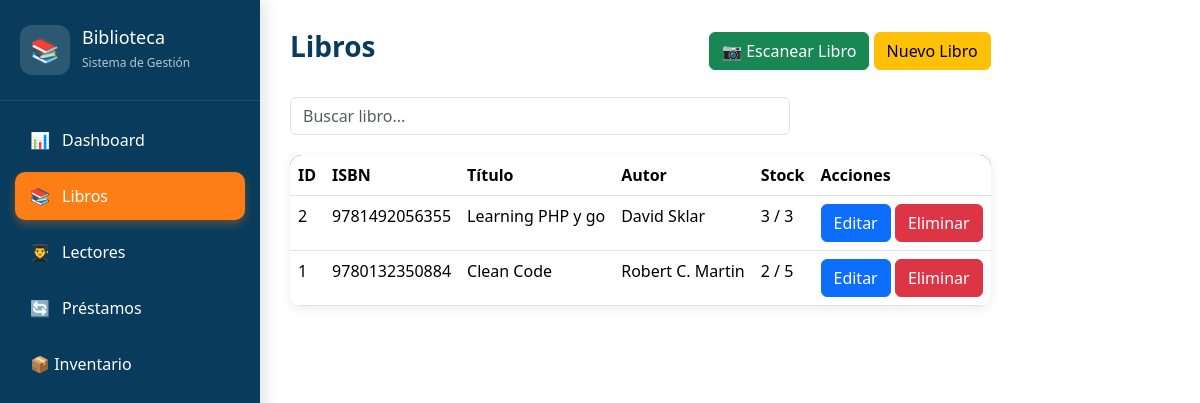
The page /biblioteca/public/index.php?url=libros on the database as committed earlier.
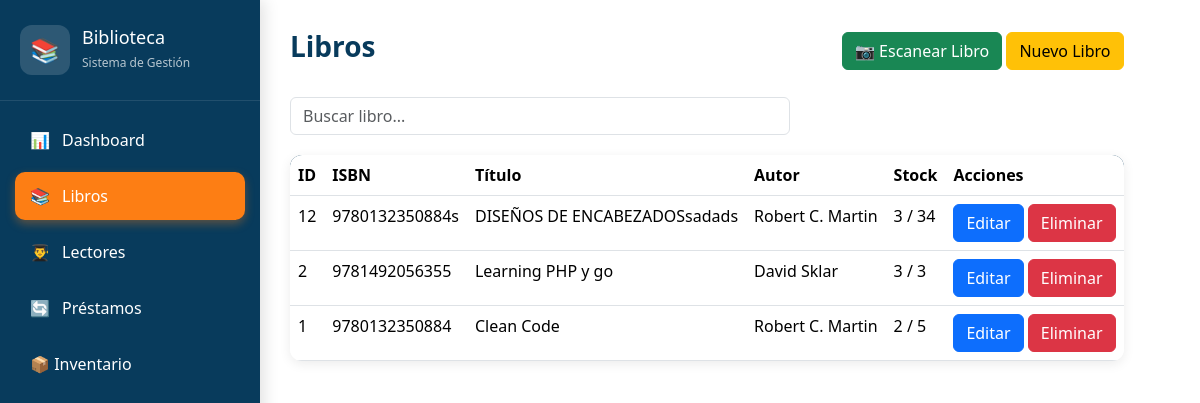
The same page on the database as committed later.
### tables this page shows
CREATE TABLE `libros` (
  `id` int(11) NOT NULL,
  `isbn` varchar(20) DEFAULT NULL,
  `titulo` varchar(255) NOT NULL,
  `autor` varchar(255) NOT NULL,
  `editorial` varchar(255) DEFAULT NULL,
  `anio_publicacion` year(4) DEFAULT NULL,
  `categoria_id` int(11) DEFAULT NULL,
  `cantidad_total` int(11) NOT NULL DEFAULT 0,
  `cantidad_disponible` int(11) NOT NULL DEFAULT 0,
  `ubicacion` varchar(100) DEFAULT NULL,
  `portada` varchar(255) DEFAULT NULL,
  `estado` enum('Disponible','Agotado') DEFAULT 'Disponible',
  `fecha_registro` timestamp NOT NULL DEFAULT current_timestamp()
);

### biblioteca/app/controllers/LibroController.php (called while the page is built, shortened)
<?php
require_once '../app/models/Libro.php';
class LibroController
{
    public function index()
    {
        $libro = new Libro();
        $libros = $libro->obtenerTodos();
        require '../app/views/libros/index.php';
    }
}

### biblioteca/config/database.php (called while the page is built)
<?php
class Database
{
    private static $host = "localhost";
    private static $dbname = "biblioteca";
    private static $user = "root";
    private static $pass = "";
    public static function connect()
    {
        try {
            $pdo = new PDO(
                "mysql:host=" . self::$host . ";dbname=" . self::$dbname . ";charset=utf8",
                self::$user,
                self::$pass
            );
            $pdo->setAttribute(PDO::ATTR_ERRMODE, PDO::ERRMODE_EXCEPTION);
            return $pdo;
        } catch (PDOException $e) {
            die("Error de conexión: " . $e->getMessage());
        }
    }
}

### biblioteca/app/models/Libro.php (called while the page is built, shortened)
<?php
require_once '../config/database.php';
class Libro
{
    private $db;
    public function __construct()
    {
        $this->db = Database::connect();
    }
    public function obtenerTodos()
    {
        $sql = "SELECT * FROM libros ORDER BY id DESC";
        $stmt = $this->db->prepare($sql);
        $stmt->execute();
        return $stmt->fetchAll(PDO::FETCH_ASSOC);
    }
}

### biblioteca/app/views/libros/index.php (the view, shortened to what this page needs)
<?php require '../app/views/layouts/header.php'; ?>
<?php require '../app/views/layouts/sidebar.php'; ?>
<div class="content crud-page libros-page">
   <div class="page-header">
    <h1>Libros</h1>
    <div class="acciones-header">
        <a
        href="?url=scanner&destino=libros"
        class="btn btn-success">
        📷 Escanear Libro
        </a>
        <a
        href="?url=libros/create"
        class="btn btn-warning">
        Nuevo Libro
        </a>
    </div>
</div>
    <div class="search-box">
        <input type="text" id="buscar" placeholder="Buscar libro..." class="form-control">
    </div>
    <table class="table">
        <thead>
            <tr>
                <th>ID</th>
                <th>ISBN</th>
                <th>Título</th>
                <th>Autor</th>
                <th>Stock</th>
                <th>Acciones</th>
            </tr>
        </thead>
        <tbody>
            <?php
                $libros = $libros ?? [];
                ?>
            <?php foreach ($libros as $libro): ?>
            <tr>
                <td><?= $libro['id'] ?></td>
                <td><?= $libro['isbn'] ?></td>
                <td><?= $libro['titulo'] ?></td>
                <td><?= $libro['autor'] ?></td>
                <td>
                    <?= $libro['cantidad_disponible'] ?>
                    /
                    <?= $libro['cantidad_total'] ?>
                </td>
                <div class="acciones">
                    <td>
                        <a href="?url=libros/edit&id=<?= $libro['id'] ?> " class="btn btn-primary">
                            Editar
                        </a>
                        <a href="?url=libros/delete&id=<?= $libro['id'] ?>"
                            onclick="return confirm('¿Eliminar este libro?')" class="btn btn-danger">
                            Eliminar
                        </a>
                    </td>
                    </ </tr>
                    <?php endforeach; ?>
        </tbody>
    </table>
</div>
<?php require '../app/views/layouts/footer.php'; ?>
</body>
</html>

Rows that differ between the two databases and show on the page:
added libros: id "12", isbn "9780132350884s", titulo "DISEÑOS DE ENCABEZADOSsadads", autor "Robert C. Martin", cantidad_disponible "3", cantidad_total "34"
